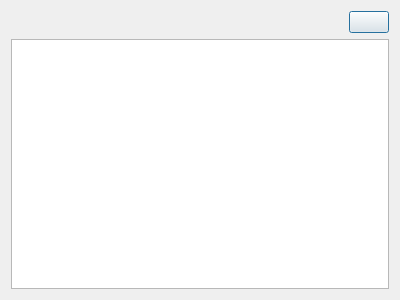
<?xml version="1.0" encoding="UTF-8"?>
<ui version="4.0">
 <class>ListeProduit</class>
 <widget class="QDialog" name="ListeProduit">
  <property name="geometry">
   <rect>
    <x>0</x>
    <y>0</y>
    <width>400</width>
    <height>300</height>
   </rect>
  </property>
  <property name="windowTitle">
   <string>Liste des produits</string>
  </property>
  <layout class="QVBoxLayout" name="verticalLayout">
   <item>
    <layout class="QHBoxLayout" name="horizontalLayout">
     <item>
      <spacer name="horizontalSpacer_3">
       <property name="orientation">
        <enum>Qt::Horizontal</enum>
       </property>
       <property name="sizeHint" stdset="0">
        <size>
         <width>40</width>
         <height>20</height>
        </size>
       </property>
      </spacer>
     </item>
     <item>
      <widget class="QPushButton" name="pushButton">
       <property name="text">
        <string/>
       </property>
       <property name="icon">
        <iconset>
         <normaloff>../../../../Images/edit-delete.png</normaloff>../../../../Images/edit-delete.png</iconset>
       </property>
      </widget>
     </item>
    </layout>
   </item>
   <item>
    <widget class="QTableWidget" name="maListe"/>
   </item>
  </layout>
 </widget>
 <resources/>
 <connections/>
</ui>
